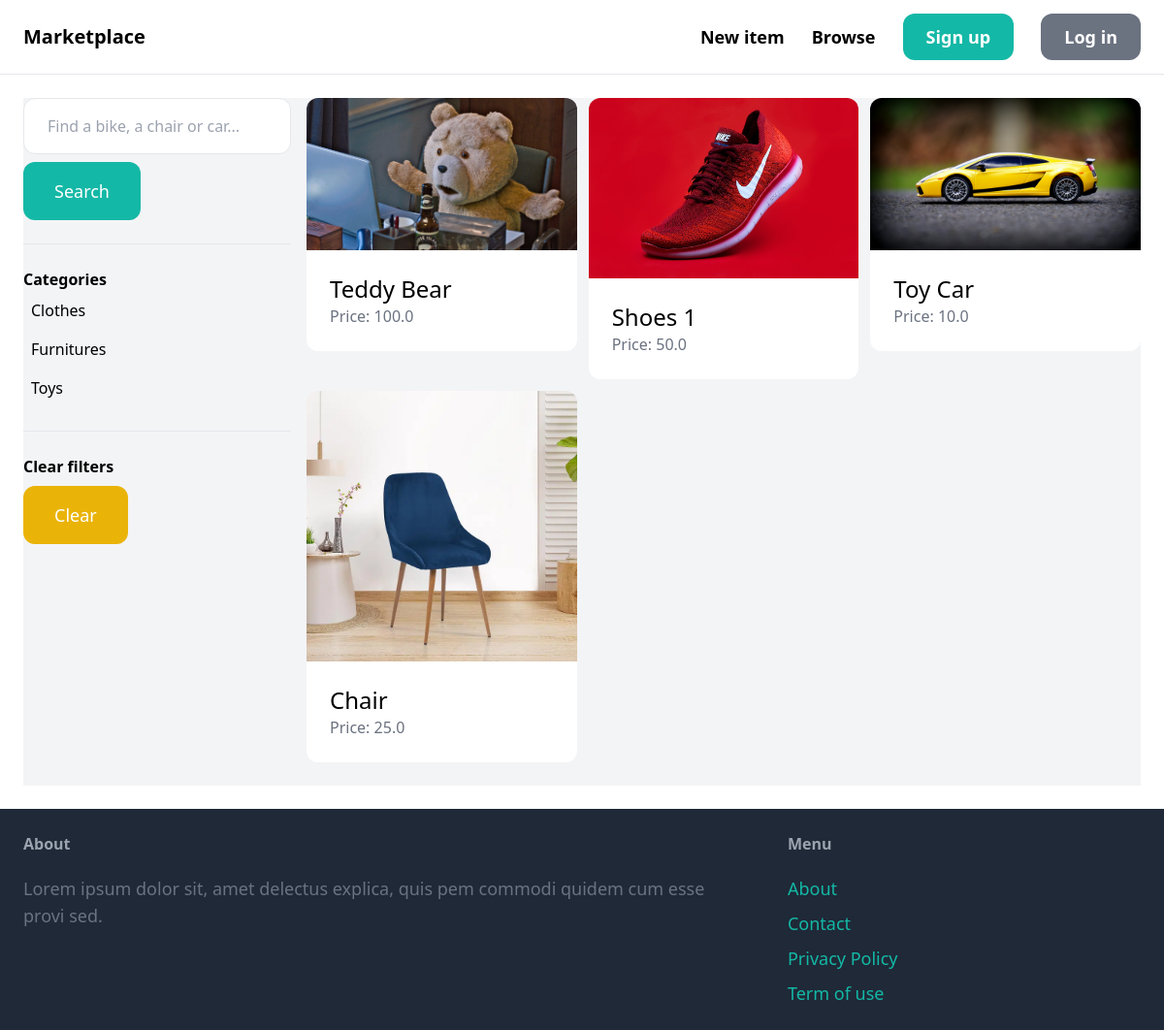
Page /items/ on the earlier database version.
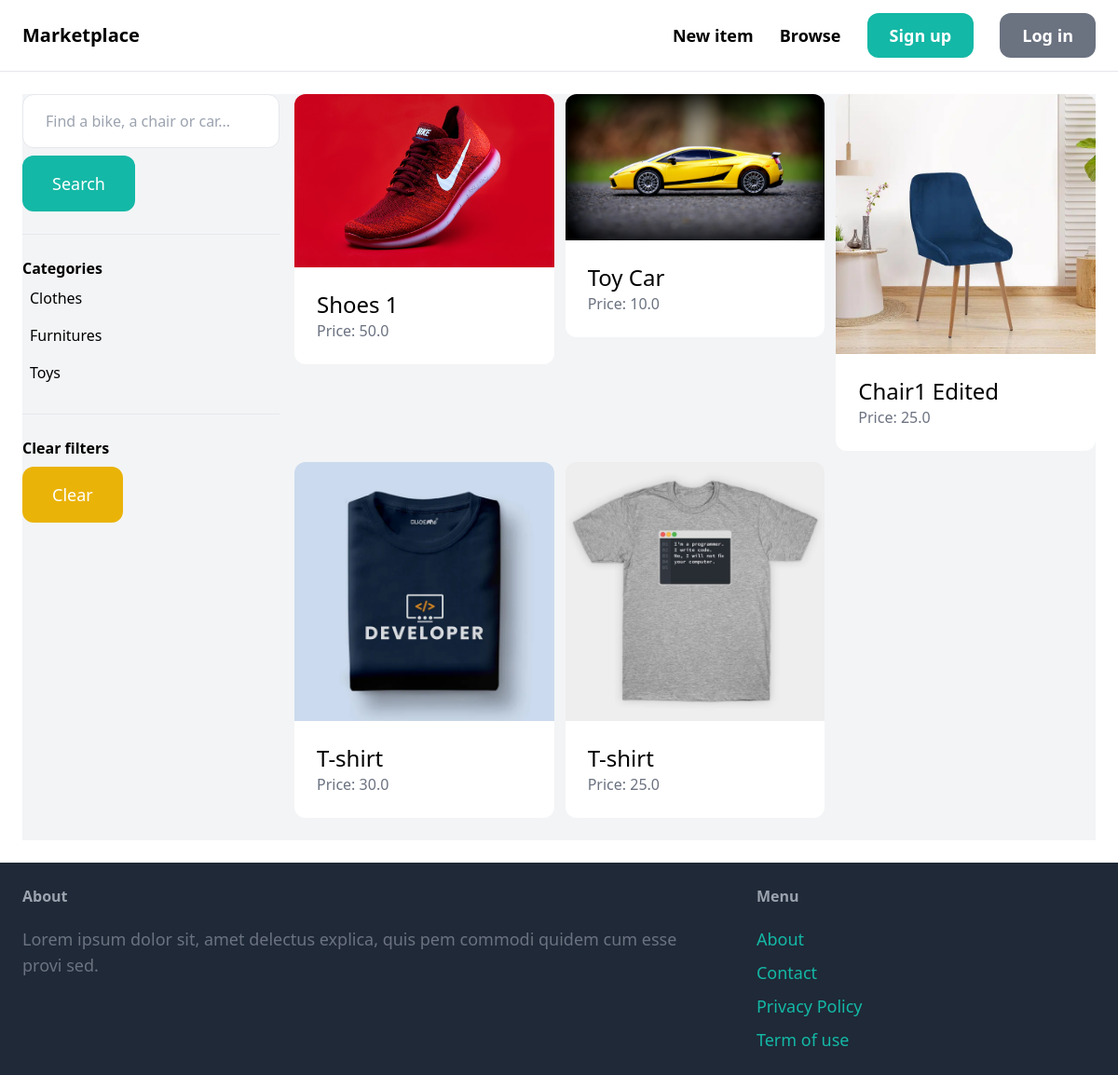
Same page on the later database version.
### item/models.py (models this page shows, shortened)
class Category(models.Model):
    name = models.CharField(max_length=255)
    class Meta:
        ordering = ('name',)
        verbose_name_plural = 'Categories'

class Item(models.Model):
    category = models.ForeignKey(Category, related_name='items', on_delete=models.CASCADE)
    name = models.CharField(max_length=255)
    description = models.TextField(blank=True, null=True)
    price = models.FloatField()
    image = models.ImageField(upload_to='item_images', blank=True, null=True)
    is_sold = models.BooleanField(default=False)
    created_by = models.ForeignKey(User, related_name='items', on_delete=models.CASCADE)
    created_at = models.DateTimeField(auto_now_add=True)

### item/views.py (the view)
# urls.py: path('', views.items, name='items'),
def items(request):
    query = request.GET.get('query', '')
    category_id = request.GET.get('category', 0)
    categories = Category.objects.all()
    items = Item.objects.filter(is_sold=False)
    if category_id:
        items = items.filter(category_id=category_id)
    if query:
        items = items.filter(Q(name__icontains=query) | Q(description__icontains=query))
    return render(request, 'item/items.html', {
        'items': items,
        'query': query,
        'categories': categories,
        'category_id': int(category_id),
    })

### item/templates/item/items.html (shortened to what this page needs)
{% extends 'core/base.html' %}
{% block content %}
    <div class="pb-6 grid grid-cols-4 gap-4 bg-gray-100">
        <div class="col-span-1">
            <form method="get" action="{% url 'item:items' %}">
                <input name="query" class="w-full py-4 px-6 border rounded-xl" type="text" value="{{ query }}" placeholder="Find a bike, a chair or car...">
                <button class="mt-2 py-4 px-8 text-lg bg-teal-500 text-white rounded-xl">Search</button>
            </form>
            <hr class="my-6">
            <p class="font-semibold">Categories</p>
            <ul>
                {% for category in categories %}
                    <li class="py-2 px-2 rounded-xl{% if category.id == category_id  %} bg-gray-200{% endif %}">
                        <a href="{% url 'item:items' %}?query={{ query }}&category={{ category.id }}">{{ category.name }}</a>
                    </li>
                {% endfor %}
            </ul>
            <hr class="my-6">
            <p class="font-semibold">Clear filters</p>
            <ul>
                <li><a href="{% url 'item:items' %}" class="mt-2 py-4 px-8 inline-block bg-yellow-500 text-lg rounded-xl text-white">Clear</a></li>
            </ul>
        </div>
        <div class="col-span-3">
            <div class="grid grid-cols-3 gap-3">
                {% for item in items %}
                <div>
                    <a href="{% url 'item:detail' item.id %}">
                        <div>
                            <img src="{{ item.image.url }}" class="rounded-t-xl">
                        </div>
                        <div class="p-6 bg-white rounded-b-xl">
                            <h2 class="text-2xl">{{ item.name }}</h2>
                            <p class="text-gray-500">Price: {{ item.price }}</p>
                        </div>
                    </a>
                </div>
                {% endfor %}
            </div>
        </div>
    </div>
{% endblock %}

Differences in the rows shown:
no longer on this page (row edited): Item: image (picture), name "Teddy Bear", price "100.0"
removed Item: image (picture), name "Chair", price "25.0"
added Item: image (picture), name "Chair1 Edited", price "25.0"
added Item: image (picture), name "T-shirt", price "30.0"
added Item: image (picture), name "T-shirt", price "25.0"
